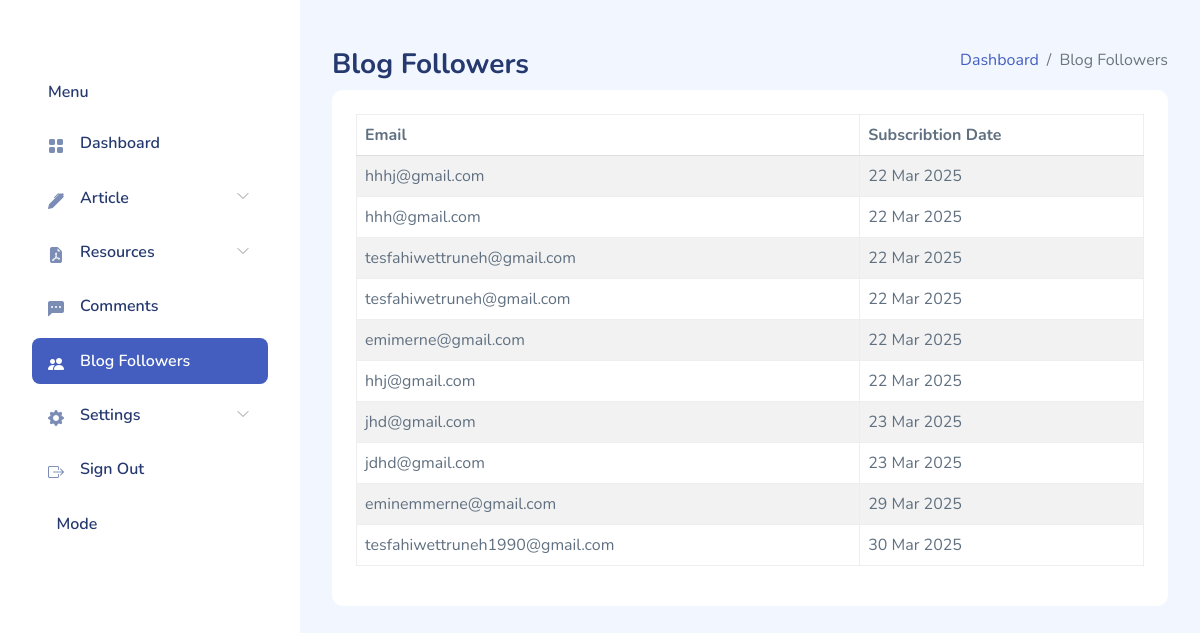
Page /blog-followers/ (signed in) on the earlier database version.
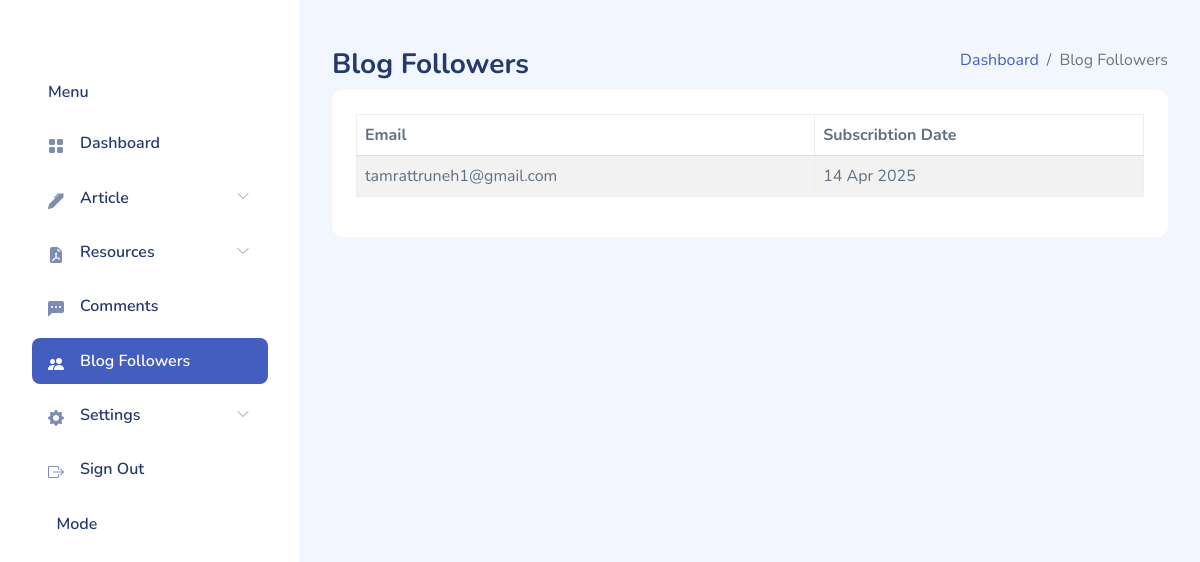
Same page on the later database version.
### admin_app/models.py (models this page shows, shortened)
class Subscriber(models.Model):
    email = models.EmailField(unique=True)
    subscribed_at = models.DateTimeField(auto_now_add=True)

### admin_app/views.py (the view)
# urls.py: path('blog-followers/', SubscriberList.as_view(), name = 'blog-followers'),
class SubscriberList(AuthRequiredMixin, UnapprovedCommentCountMixin, TemplateView):
    template_name = "admin_templates/subscriber-list.html"
    def get_context_data(self, **kwargs):
        context = super().get_context_data(**kwargs)
        context['subscribers'] = Subscriber.objects.all()
        return context

### admin_app/mixins.py (called while the page is built)
    def get_context_data(self, **kwargs):
        context = super().get_context_data(**kwargs)
        context['unapproved_comment_count'] = Comment.objects.filter(approved=False).count()
        return context

### admin_app/views.py (called while the page is built)
    def dispatch(self, request, *args, **kwargs):
        if not request.user.is_authenticated:
            return redirect(self.login_url)
        return super().dispatch(request, *args, **kwargs)

### templates/admin_templates/subscriber-list.html (shortened to what this page needs)
{% extends 'admin_templates/base.html' %}
{% block 'main-page-content' %}
<div class="page-heading">
    <div class="page-title">
        <div class="row">
            <div class="col-12 col-md-6 order-md-1 order-last">
                <h3>Blog Followers</h3>
            </div>
            <div class="col-12 col-md-6 order-md-2 order-first">
                <nav aria-label="breadcrumb" class="breadcrumb-header float-start float-lg-end">
                    <ol class="breadcrumb">
                        <li class="breadcrumb-item">
                            <a href="{% url 'admin-index-view' %}" hx-get="{% url 'admin-index-view' %}"
                                hx-target="#main-content" hx-swap="innerHTML" hx-push-url="true">Dashboard</a>
                        </li>
                        <li class="breadcrumb-item active" aria-current="page">Blog Followers</li>
                    </ol>
                </nav>
            </div>
        </div>
    </div>
    <section class="section">
        <div class="card">
            <div class="card-body">
                <div class="row">
                    <div class="col-md-12">
                        <table id="followersDataTable" class="table table-striped table-bordered dt-responsive"
                            style="width:100%">
                            <thead>
                                <tr>
                                    <th>Email</th>
                                    <th>Subscribtion Date</th>
                                </tr>
                            </thead>
                            <tbody>
                                {% for subscriber in subscribers %}
                                <tr data-slug="{{ article.slug }}">
                                    <td>{{ subscriber.email }}</td>
                                    <td>{{ subscriber.subscribed_at|date:"j M Y" }}</td>
                                </tr>
                                {% endfor %}
                            </tbody>
                        </table>
                    </div>
                </div>
            </div>
        </div>
    </section>
</div>
{% endblock %}

Differences in the rows shown:
removed Subscriber: email "hhhj@gmail.com", subscribed_at "22 Mar 2025"
removed Subscriber: email "hhh@gmail.com", subscribed_at "22 Mar 2025"
removed Subscriber: email "tesfahiwettruneh@gmail.com", subscribed_at "22 Mar 2025"
removed Subscriber: email "tesfahiwetruneh@gmail.com", subscribed_at "22 Mar 2025"
removed Subscriber: email "emimerne@gmail.com", subscribed_at "22 Mar 2025"
removed Subscriber: email "hhj@gmail.com", subscribed_at "22 Mar 2025"
removed Subscriber: email "jhd@gmail.com", subscribed_at "23 Mar 2025"
removed Subscriber: email "jdhd@gmail.com", subscribed_at "23 Mar 2025"
removed Subscriber: email "eminemmerne@gmail.com", subscribed_at "29 Mar 2025"
removed Subscriber: email "tesfahiwettruneh1990@gmail.com", subscribed_at "30 Mar 2025"
added Subscriber: email "tamrattruneh1@gmail.com", subscribed_at "14 Apr 2025"
